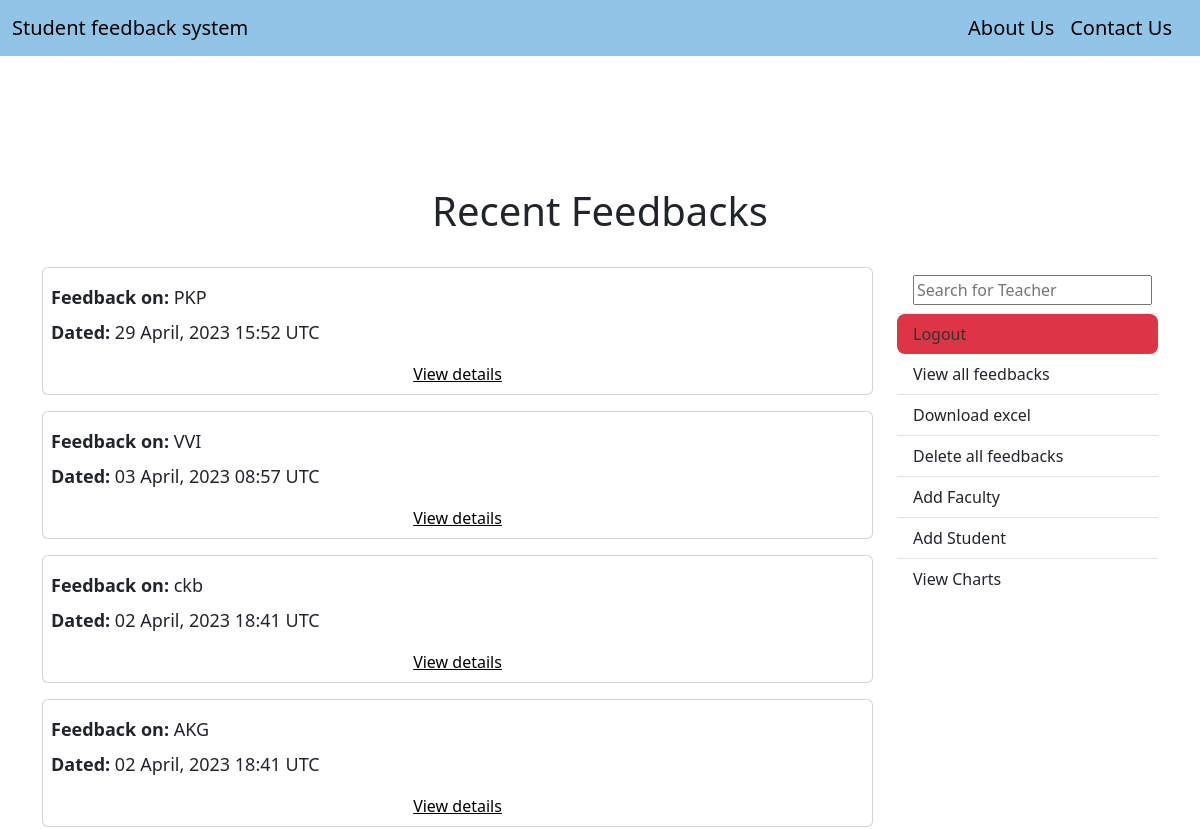
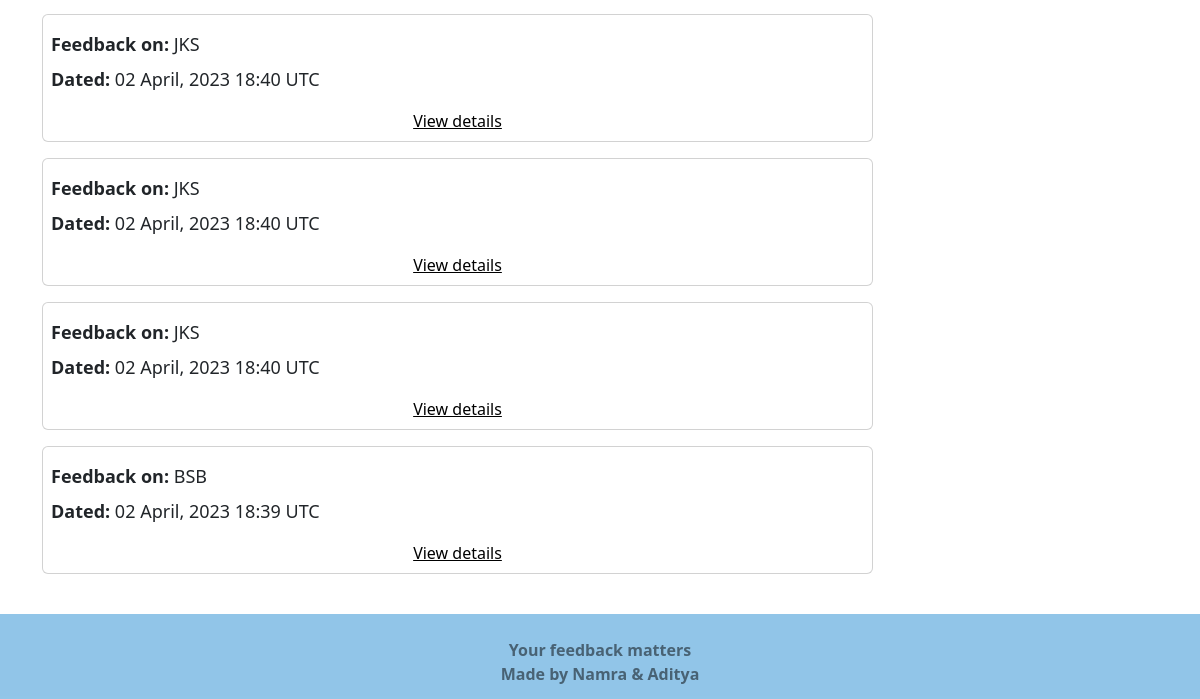
/review/, run on an earlier commit of the app's database (2 pictures, top to bottom).
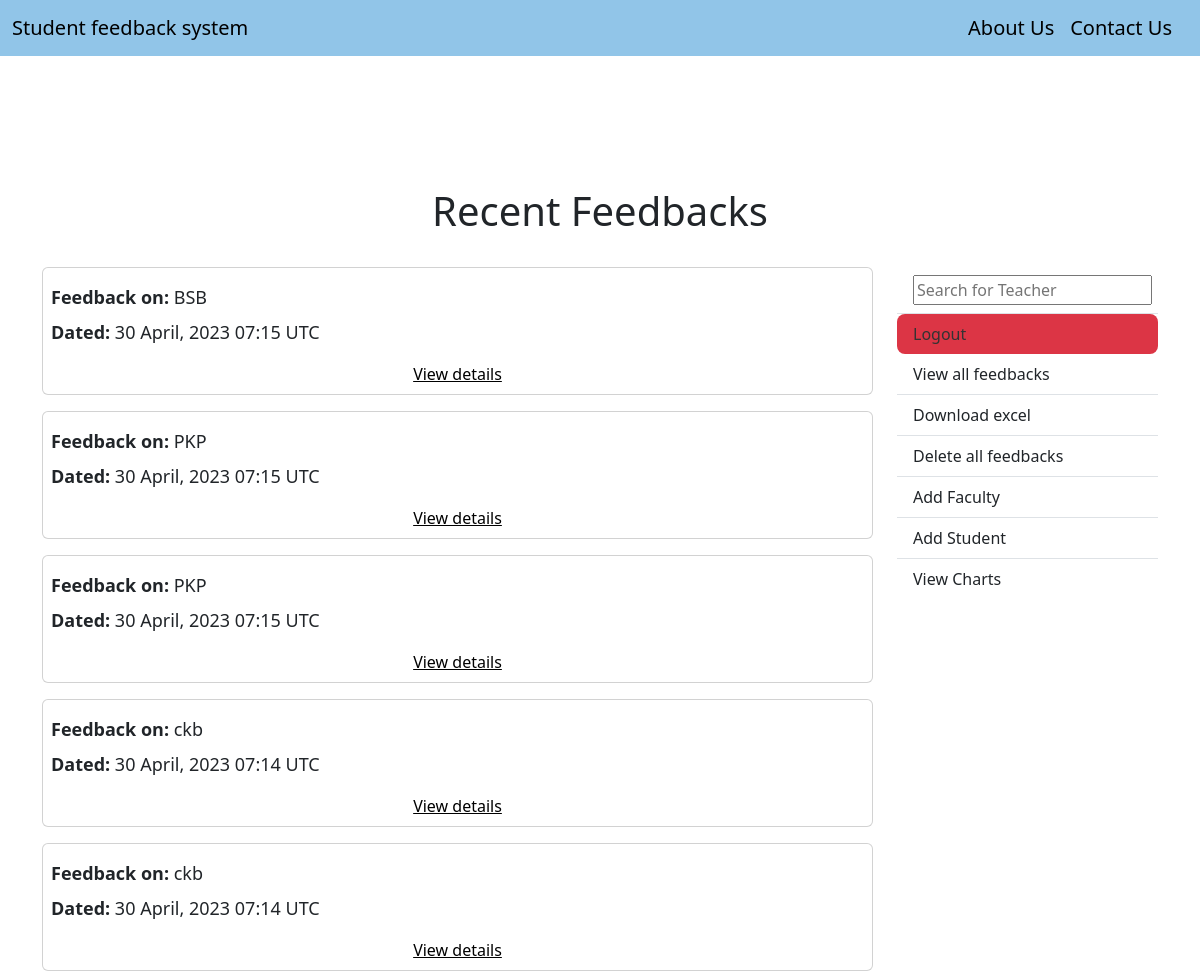
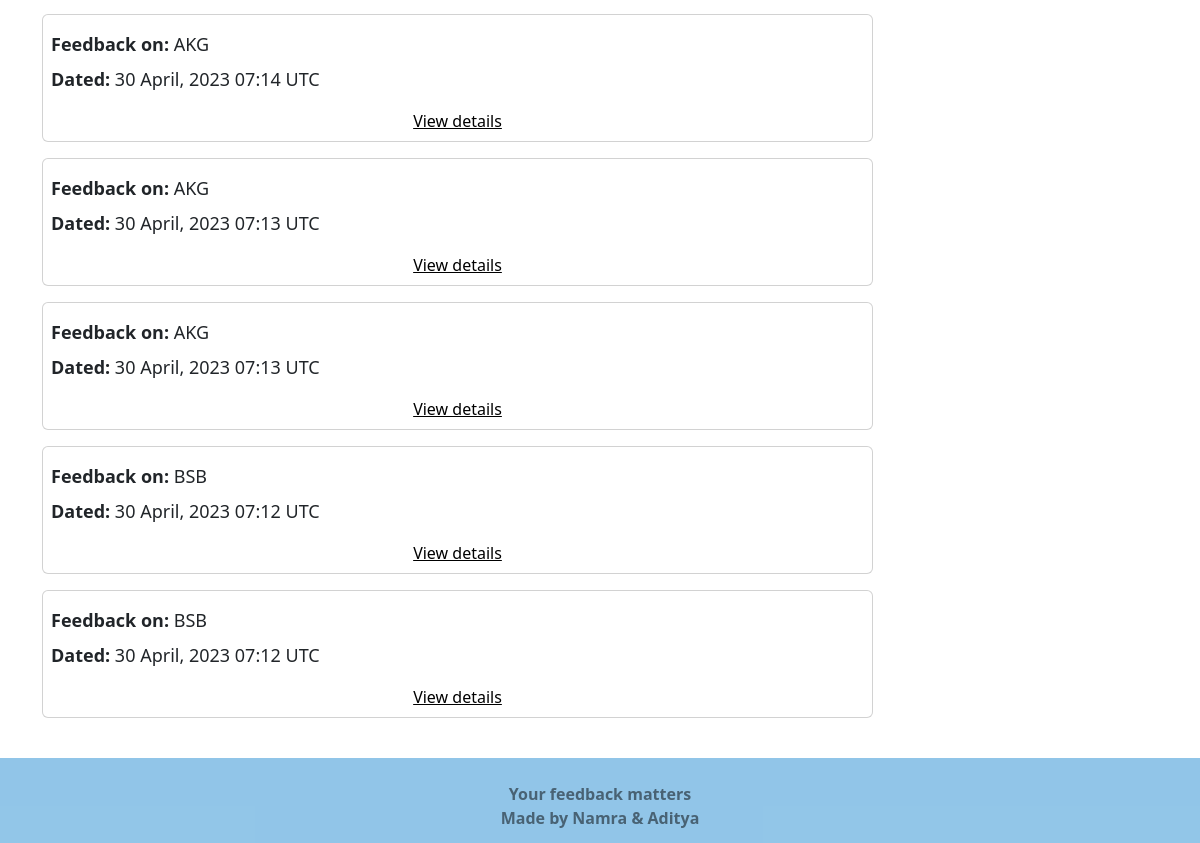
And on a later commit of the database (2 pictures, top to bottom).
### Feedback/models.py (models this page shows, shortened)
class FeedbackData(models.Model):
    CHOICES = (
            (1,'Unsatisfactory'),
            (2,'Satisfactory'),
            (3,'Good'),
            (4,'Very Good'),
            (5,'Outstanding')
            )
    date_submitted = models.DateTimeField(auto_now=True)
    teacher_name = models.ForeignKey(Faculty, verbose_name='Name of Teacher',
                                     on_delete=models.CASCADE)
    semester = models.ForeignKey(Semester, verbose_name='Semester',
                                  on_delete=models.SET_NULL, blank=True, null=True)
    punctuality = models.PositiveSmallIntegerField(verbose_name='The teacher is punctual in coming to class',
                                   default = None, blank=False, null=False,
                                   choices=CHOICES)
    portion = models.PositiveSmallIntegerField(verbose_name='The teacher completes portions at the appropriate time',
                               default = None, blank=False, null=False,
                               choices=CHOICES)
    doubt = models.PositiveSmallIntegerField(verbose_name='The teacher takes in effort to clear your doubts',
                             default = None, blank=False, null=False,
                             choices=CHOICES)
    interactive = models.PositiveSmallIntegerField(verbose_name='The teacher makes the class interactive',
                                   default = None, blank=False, null=False,
                                   choices=CHOICES)
    total = models.PositiveIntegerField()
    average = models.FloatField()
    comments = models.TextField(verbose_name='Any other feedback (your comments)',
                                blank=True)
    class Meta:
        verbose_name = 'Feedback Data'
        verbose_name_plural = 'Feedback Data'
    def __init__(self, *args, **kwargs):
        super(FeedbackData, self).__init__(*args, **kwargs)
        if 'teacher_name' in kwargs:
            self.fields['semester'].queryset = Semester.objects.filter(
                faculty=kwargs['teacher_name']
            )

### Review/models.py (models this page shows, shortened)
class Faculty(models.Model):
    BATCH = (
        ('A','A'),
        ('B','B'),
    )
    name=models.CharField(max_length=100)
    gmail=models.CharField(max_length=100)
    password=models.CharField(max_length=100)
    semester = models.ManyToManyField(Semester)
    subject=models.ManyToManyField(Subject)
    batch=models.CharField(verbose_name='batches',max_length=5,choices=BATCH)
    class Meta:
        verbose_name = 'Faculty'
        verbose_name_plural = 'Faculties'
    def __str__(self):
        return self.name

### Review/views.py (the view)
# urls.py: path('', ListFeedbackView.as_view(), name='ListFeedbackView'),
class ListFeedbackView(ListView):
    model = FeedbackData
    template_name = 'Review/list_feedback.html'
    context_object_name = 'feedbacks'
    ordering = ['-date_submitted']
    paginate_by = 10

### Review/templates/Review/list_feedback.html
{% extends 'Home/index.html' %}
{% block content %}
    <div class="container" style="margin-top: 1px;">
        <h1 class="text-center py-3">Recent Feedbacks</h1>
        <div class="row mt-3">
            <div class="col-9">
                {% for feedback in feedbacks %}
                    <div class="card p-2 mb-3">
                        <p class="my-2"><strong>Feedback on:</strong> {{ feedback.teacher_name }}</p>
                        <p><strong>Dated:</strong> {{ feedback.date_submitted|date:'d F, Y H:i T' }}</p>
                        <a href="{% url 'FeedbackDetailView' feedback.id %}">View details</a>
                    </div>
                {% endfor %}
            </div>
            <div class="col-3">
                <ul class="list-group list-group-flush">
                    <form class="list-group-item list-group-item-action" action="{% url 'SearchResultsView' %}" method="get">
                        <input type="text" name="q" placeholder="Search for Teacher" autocomplete="on" autofocus="on" id="search-field">
                    </form>
                    <a class="list-group-item list-group-item-action" role="button" style="
                    background-color: #dc3545;
                    border-radius: 8px;
                    border-width: 0;
                    color: #333333;
                    cursor: pointer;
                    display: inline-block;
                    font-family: "Haas Grot Text R Web", "Helvetica Neue", Helvetica, Arial, sans-serif;
                    font-size: 14px;
                    font-weight: 500;
                    line-height: 20px;
                    list-style: none;
                    margin: 0;
                    padding: 10px 12px;
                    text-align: center;
                    transition: all 200ms;
                    vertical-align: baseline;
                    white-space: nowrap;
                    user-select: none;
                    -webkit-user-select: none;
                    touch-action: manipulation;
                  }" role="button" href="{% url 'LogoutView' %}">Logout</a>
                    <a class="list-group-item list-group-item-action" role="button" href="{% url 'ListFeedbackView' %}">View all feedbacks</a>
                    <a class="list-group-item list-group-item-action" role="button" href="{% url 'export-to-excel' %}">Download excel</a>
                    <a class="list-group-item list-group-item-action" role="button" href="{% url 'deleteAllFeedback' %}">Delete all feedbacks</a>
                    <a class="list-group-item list-group-item-action" role="button" href="{% url 'FacultyRegisterPage' %}">Add Faculty</a>
                    <a class="list-group-item list-group-item-action" role="button" href="{% url 'RegisterPage' %}">Add Student</a>
                    <a class="list-group-item list-group-item-action" role="button" href="{% url 'AllChart' %}">View Charts</a>
                </ul>
            </div>
        </div>
    </div>
{% endblock content %}

What changed in the data, as far as the page shows it:
no longer on this page (row unchanged): FeedbackData: teacher_name "PKP", date_submitted "29 April, 2023 15:52 UTC"
removed FeedbackData: teacher_name "VVI", date_submitted "03 April, 2023 08:57 UTC"
no longer on this page (row unchanged): FeedbackData: teacher_name "ckb", date_submitted "02 April, 2023 18:41 UTC"
no longer on this page (row unchanged): FeedbackData: teacher_name "AKG", date_submitted "02 April, 2023 18:41 UTC"
no longer on this page (row unchanged): FeedbackData: teacher_name "JKS", date_submitted "02 April, 2023 18:40 UTC"
no longer on this page (row unchanged): FeedbackData: teacher_name "JKS", date_submitted "02 April, 2023 18:40 UTC"
no longer on this page (row unchanged): FeedbackData: teacher_name "JKS", date_submitted "02 April, 2023 18:40 UTC"
no longer on this page (row unchanged): FeedbackData: teacher_name "BSB", date_submitted "02 April, 2023 18:39 UTC"
added FeedbackData: teacher_name "BSB", date_submitted "30 April, 2023 07:15 UTC"
added FeedbackData: teacher_name "PKP", date_submitted "30 April, 2023 07:15 UTC"
added FeedbackData: teacher_name "PKP", date_submitted "30 April, 2023 07:15 UTC"
added FeedbackData: teacher_name "ckb", date_submitted "30 April, 2023 07:14 UTC"
added FeedbackData: teacher_name "ckb", date_submitted "30 April, 2023 07:14 UTC"
added FeedbackData: teacher_name "AKG", date_submitted "30 April, 2023 07:14 UTC"
added FeedbackData: teacher_name "AKG", date_submitted "30 April, 2023 07:13 UTC"
added FeedbackData: teacher_name "AKG", date_submitted "30 April, 2023 07:13 UTC"
added FeedbackData: teacher_name "BSB", date_submitted "30 April, 2023 07:12 UTC"
added FeedbackData: teacher_name "BSB", date_submitted "30 April, 2023 07:12 UTC"
